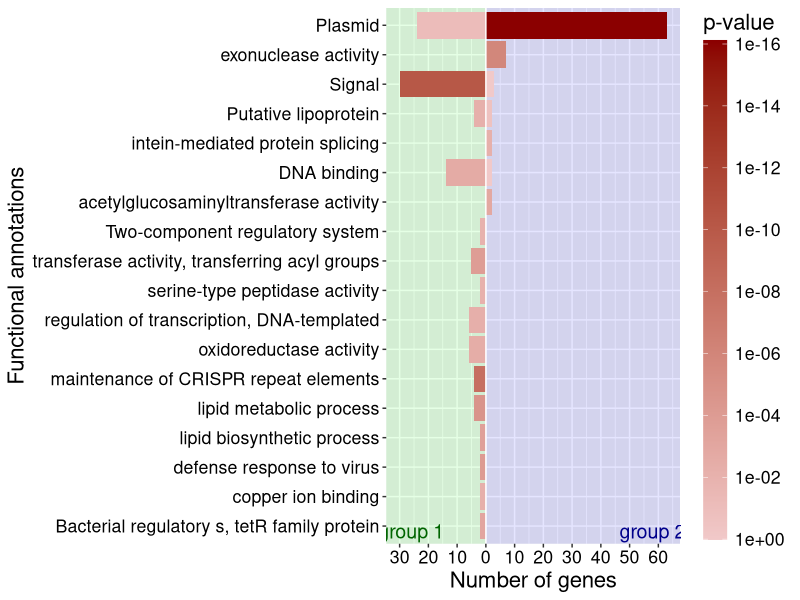
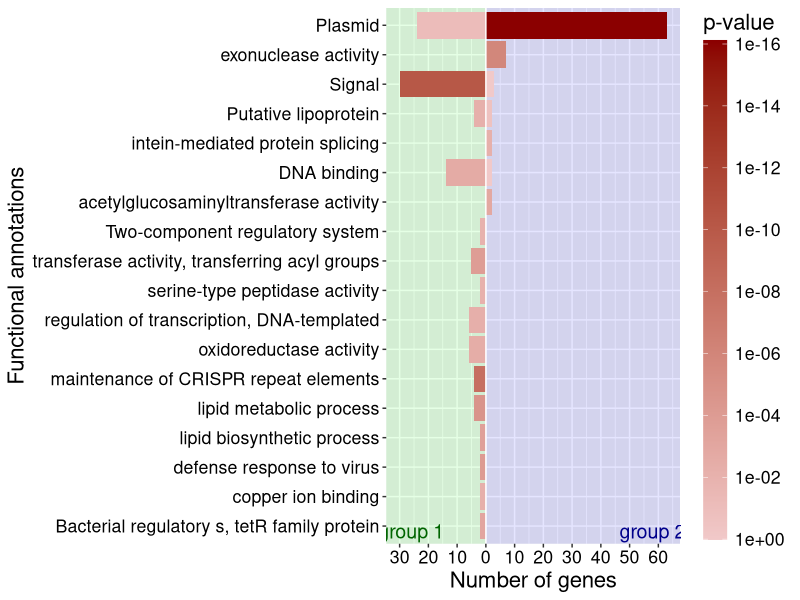

Write R code to recreate these figures, in order.
###########################################
# Antonio J. Pérez, 2019                  #
# Enrichment of gene groups               #
###########################################

library(ggplot2)

data <- read.table("group12_enriched.tsv", sep = "\t")

min <- min(data$V5)
p1 <- data.frame (xmin=-Inf, xmax=Inf, ymin=-Inf, ymax=0)
p2 <- data.frame (xmin=-Inf, xmax=Inf, ymin=0, ymax=Inf)
p <- ggplot() +
  geom_bar(data=data, aes(x = reorder(V1, V4), y = -V2, fill = V3), stat = "identity") +
  geom_rect(data=p2, aes(xmin=xmin, xmax=xmax, ymin=ymin, ymax=ymax), 
            fill="blue", alpha=0.1, inherit.aes = FALSE) +
  geom_bar(data= data, aes(x = reorder(V1, V4), y = V4, fill = V5), stat = "identity") +
  geom_rect(data=p1, aes(xmin=xmin, xmax=xmax, ymin=ymin, ymax=ymax), 
            fill="green", alpha=0.1, inherit.aes = FALSE) +
  geom_bar(data=data, aes(x = reorder(V1, V4), y = -V2, fill = V3), stat = "identity") +
  scale_fill_gradient(low="darkred", high="#F1C9C9",
                      trans="log10",name = "p-value",
                      breaks=c(1.0e-18, 1.0e-16, 1.0e-14, 1e-12, 1e-10, 1e-8, 1e-6, 1e-4, 1e-2, 1)) +
  coord_flip() + 
  theme(text=element_text(size=16), axis.text = element_text(color = "black")) +
  ylab("Number of genes") +
  xlab("Functional annotations") +
  guides(fill = guide_colourbar(barheight = 25, reverse=T)) +
  annotate("text", x=0.83, y=58, label= "group 2", color="darkblue", size=5) +
  annotate("text", x=0.83, y=-26, label= "group 1", color="darkgreen", size=5) +
  geom_hline(yintercept = 0, color = "white") +
  scale_y_continuous(breaks = c(-40, -30, -20, -10, 0, 10, 20, 30, 40, 50, 60, 70),
                     labels = c(40, 30, 20, 10, 0, 10, 20, 30, 40, 50, 60, 70))
p

pdf("../figures/Fig4.pdf", width=10, height=6, paper='special')
p
dev.off()
